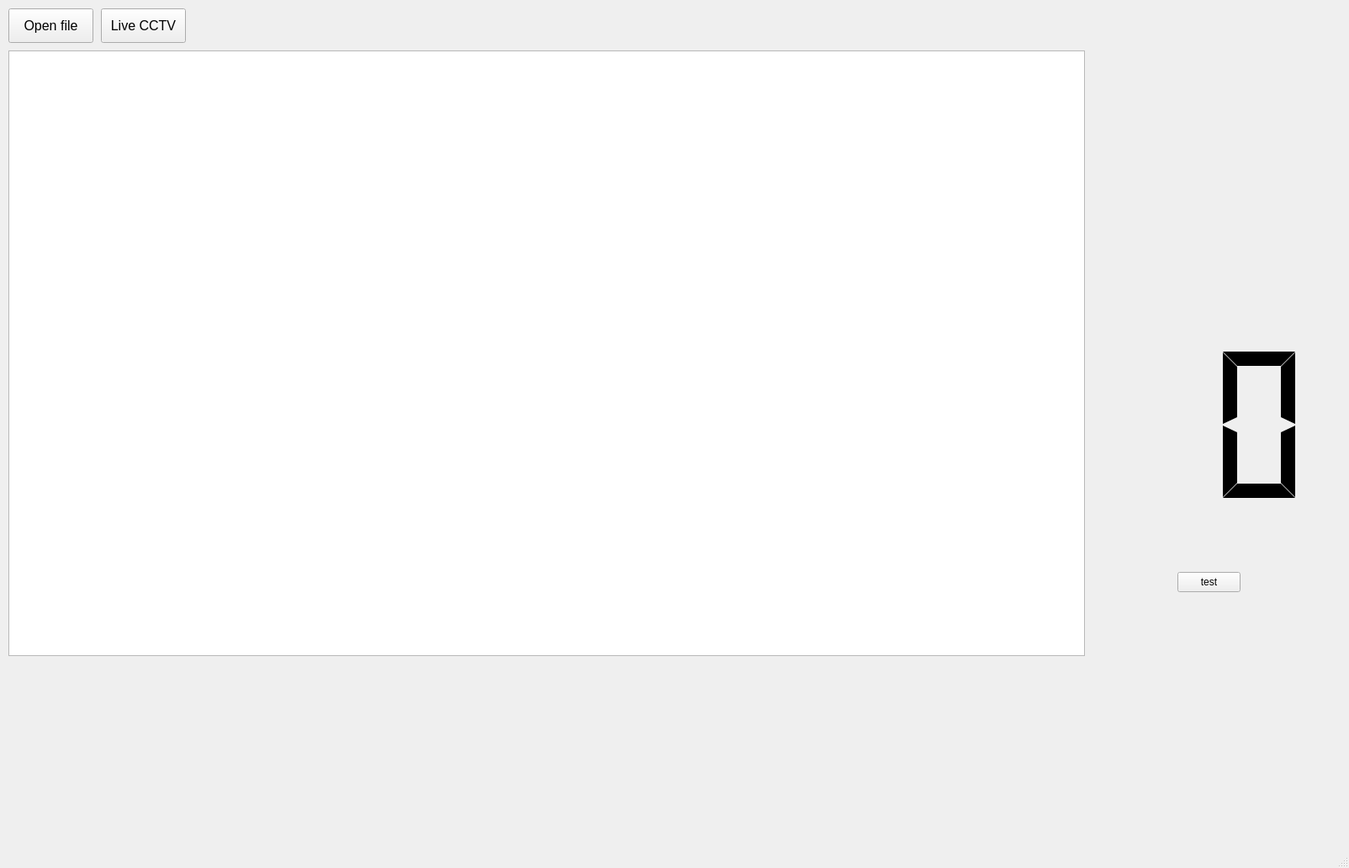
<?xml version="1.0" encoding="UTF-8"?>
<ui version="4.0">
 <class>MainWindow</class>
 <widget class="QMainWindow" name="MainWindow">
  <property name="geometry">
   <rect>
    <x>0</x>
    <y>0</y>
    <width>1604</width>
    <height>1032</height>
   </rect>
  </property>
  <property name="windowTitle">
   <string>MainWindow</string>
  </property>
  <widget class="QWidget" name="centralwidget">
   <widget class="QPushButton" name="videoFileButton">
    <property name="geometry">
     <rect>
      <x>10</x>
      <y>10</y>
      <width>101</width>
      <height>41</height>
     </rect>
    </property>
    <property name="font">
     <font>
      <pointsize>12</pointsize>
     </font>
    </property>
    <property name="text">
     <string>Open file</string>
    </property>
   </widget>
   <widget class="QPushButton" name="cctvButton">
    <property name="geometry">
     <rect>
      <x>120</x>
      <y>10</y>
      <width>101</width>
      <height>41</height>
     </rect>
    </property>
    <property name="font">
     <font>
      <pointsize>12</pointsize>
     </font>
    </property>
    <property name="text">
     <string>Live CCTV</string>
    </property>
   </widget>
   <widget class="QGraphicsView" name="graphicsView">
    <property name="geometry">
     <rect>
      <x>10</x>
      <y>60</y>
      <width>1280</width>
      <height>720</height>
     </rect>
    </property>
   </widget>
   <widget class="QLCDNumber" name="countLCD">
    <property name="enabled">
     <bool>true</bool>
    </property>
    <property name="geometry">
     <rect>
      <x>1330</x>
      <y>400</y>
      <width>231</width>
      <height>211</height>
     </rect>
    </property>
    <property name="font">
     <font>
      <pointsize>12</pointsize>
      <italic>false</italic>
      <bold>false</bold>
      <kerning>true</kerning>
     </font>
    </property>
    <property name="autoFillBackground">
     <bool>false</bool>
    </property>
    <property name="frameShadow">
     <enum>QFrame::Shadow::Raised</enum>
    </property>
    <property name="lineWidth">
     <number>0</number>
    </property>
    <property name="smallDecimalPoint">
     <bool>false</bool>
    </property>
    <property name="digitCount">
     <number>2</number>
    </property>
    <property name="segmentStyle">
     <enum>QLCDNumber::SegmentStyle::Flat</enum>
    </property>
    <property name="value" stdset="0">
     <double>0.000000000000000</double>
    </property>
   </widget>
   <widget class="QLabel" name="signLabel">
    <property name="geometry">
     <rect>
      <x>1310</x>
      <y>100</y>
      <width>256</width>
      <height>256</height>
     </rect>
    </property>
    <property name="text">
     <string/>
    </property>
    <property name="pixmap">
     <pixmap>img/greenLight.png</pixmap>
    </property>
   </widget>
   <widget class="QPushButton" name="testButton">
    <property name="geometry">
     <rect>
      <x>1400</x>
      <y>680</y>
      <width>75</width>
      <height>24</height>
     </rect>
    </property>
    <property name="text">
     <string>test</string>
    </property>
   </widget>
  </widget>
  <widget class="QStatusBar" name="statusbar"/>
 </widget>
 <resources/>
 <connections/>
</ui>
